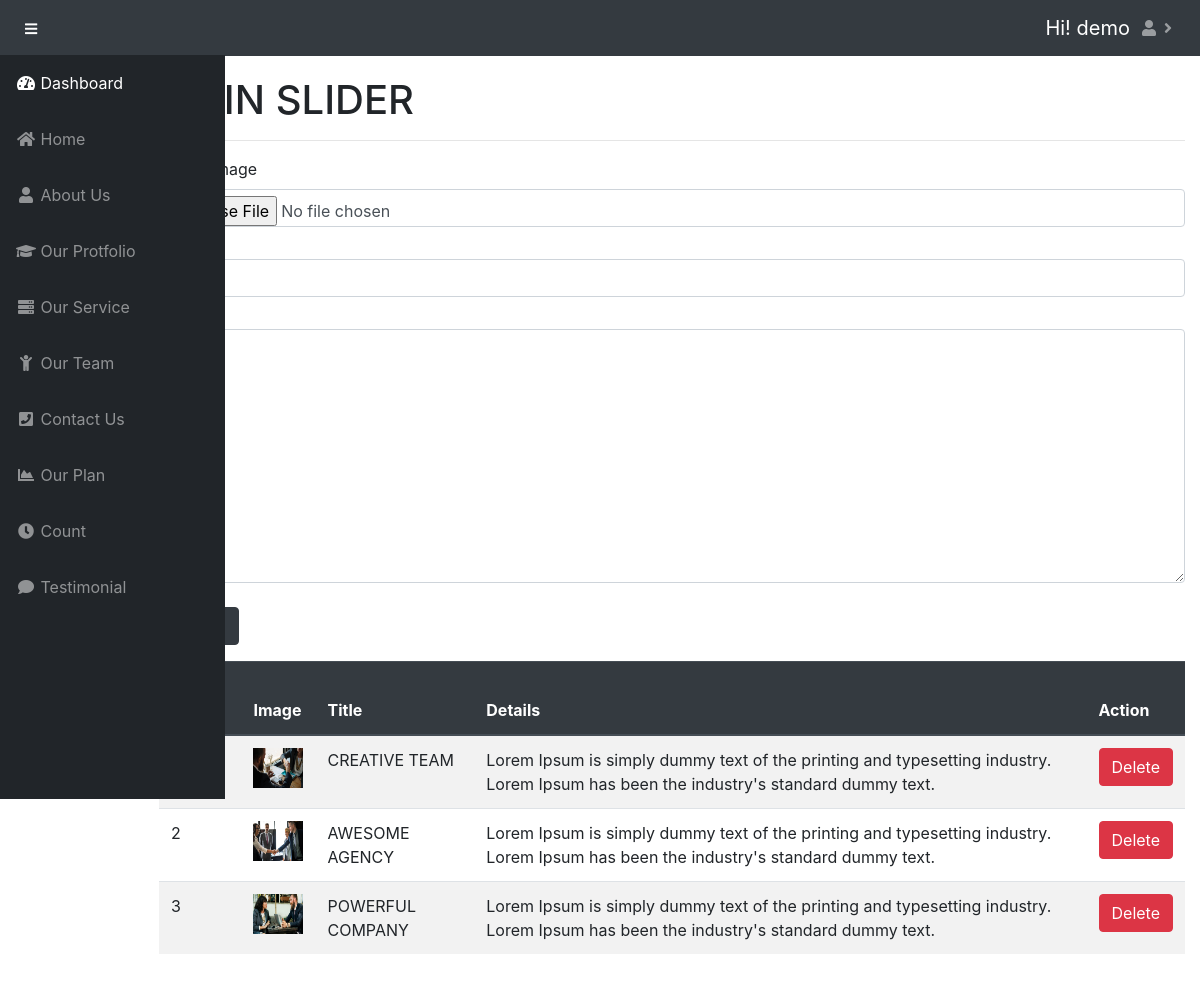
Screenshot of /admin/banner.php (signed in) with the database file from the repository.
### tables this page shows
CREATE TABLE `b_user` (
  `id` int(11) NOT NULL,
  `username` varchar(50) NOT NULL,
  `pass` varchar(50000) NOT NULL
);

CREATE TABLE `b_navigator` (
  `id` int(11) NOT NULL,
  `slag` varchar(20) NOT NULL,
  `menuName` varchar(20) NOT NULL,
  `icon` varchar(58) NOT NULL
);

CREATE TABLE `b_header` (
  `id` int(11) NOT NULL,
  `heading` varchar(40) NOT NULL,
  `subtitle` text NOT NULL,
  `images` text NOT NULL
);

### admin/lib/database.php (called while the page is built, shortened)
<?php
class Database{
    public $host   = DB_HOST;
    public $user   = DB_USER;
    public $pass   = DB_PASS;
    public $dbname = DB_NAME;
    public $link;
    private function connectDB(){
        $this->link = new mysqli($this->host, $this->user, $this->pass, $this->dbname);
    }
    public function select($data){
        $result = $this->link->query($data) or die($this->link->error.__LINE__);
        if ($result->num_rows > 0) {
            return $result;
        } else {
            return false;
        }
    }
}
?>

### admin/banner.php (the view, shortened to what this page needs)
<?php
include 'lib/Database.php';
$db = new Database();
include 'include/head.php';
?>
<div id="content-wrapper">
    <div class="container-fluid">
        <div class="row">
            <div class="col-md-12">
                <h1><?php echo strtoupper('MAIN SLIDER')?></h1>
                <hr>
            </div>
        </div>
        <form action="<?php $_SERVER['PHP_SELF']?>" method="post" enctype="multipart/form-data" class="form-group">
                    <label for="img">Select Image</label>
                    <input class="form-control form-control-file" type="file" name="image" required class="" id="img"/>
                     <label for="ttl">Title</label>
                    <input class="form-control" type="text" name="title" required id="ttl"/>
                    <label for="dtls">Details</label>
                    <textarea class="form-control"  name="details" id="" cols="30" rows="10" required id="dtls"></textarea>
                       <br>
        </form>
<table class="table table-striped">
    <thead class="thead-dark">
        <tr>
            <th>Serial No</th>
            <th>Image</th>
            <th>Title</th>
            <th>Details</th>
            <th>Action</th>
        </tr>
    </thead>
    <?php
    $query = "select * from b_header";
    $getImage = $db->select($query);
    if ($getImage) {
        $i=0;
        while ($result = $getImage->fetch_assoc()) {
        $i++;
        ?>
        <tr>
            <td><?php echo $i; ?></td>
            <td><img src="../image/<?php echo $result['images']; ?>" height="40px"
                     width="50px"/></td>
            <td><?php echo $result['heading'];?></td>
            <td><?php echo $result['subtitle'];?></td>
            <td><a href="?del=<?php echo $result['id']; ?>" class="btn btn-danger">Delete</a></td>
        </tr>
        <?php } } ?>
        </table>
</div>
</div>
<?php
include 'include/footer.php';
?>

### admin/include/head.php (shortened to what this page needs)
<?php
$var = $_SERVER['DOCUMENT_ROOT'];
$path = $var.'/SimplePhpSite';
include $path.'/includes/db/db.php';
$sql = "SELECT * FROM b_user WHERE id=1";
$a_data = mysqli_query($con, $sql);
$row = mysqli_fetch_assoc($a_data);
?>
<!DOCTYPE html>
<html lang="en">
<head>
    <link href="vendor/fontawesome-free/css/all.min.css" rel="stylesheet" type="text/css">
    <link href="vendor/datatables/dataTables.bootstrap4.css" rel="stylesheet">
    <link href="css/sb-admin.css" rel="stylesheet">
</head>
<body id="page-top">
<nav class="navbar navbar-expand navbar-dark bg-dark fixed-top">
    <button class="btn btn-link btn-sm text-white order-1 order-sm-0" id="sidebarToggle" href="#">
        <i class="fas fa-bars"></i>
    </button>
    <ul class="navbar-nav ml-auto">
        <li class="nav-item">
            <a class="navbar-brand mr-1" href="#">Hi! <?php echo $row['username'];?></a>
            </li>
        <li class="nav-item dropdown">
            <a class="nav-link dropdown-toggle" href="#" id="navbarDropdown" role="button" data-toggle="dropdown" aria-haspopup="true" aria-expanded="false">
                <i class="fa fa-user" aria-hidden="true"></i>
            </a>
        </li>
    </ul>
</nav>
<div id="wrapper" style="padding-left: 12%; padding-top: 60px;">
    <ul class="sidebar navbar-nav fixed-top " data-spy="affix" style="margin-top: 55px;">
        <li class="nav-item active">
            <a class="nav-link" href="index.php">
                <i class="fas fa-fw fa-tachometer-alt"></i>
                <span>Dashboard</span>
            </a>
        </li>
        <?php
        $name = 'SELECT * FROM b_navigator';
        $result = $con->query($name);
        while($row = $result->fetch_assoc()) {
            ?>
            <li class="nav-item">
                <a class="nav-link" href="<?php echo $row['slag']?>.php">
                    <i class="<?php echo $row['icon']?>"></i>
                    <span><?php echo $row['menuName']?></span></a>
            </li>
            <?php
        }
        ?>
        <li class="nav-item">
            <a class="nav-link" href="plan.php">
                <i class="fas fa-fw fa-chart-area"></i>
                <span>Our Plan</span></a>
        </li>
        <li class="nav-item">
            <a class="nav-link" href="count.php">
                <i class="fas fa-fw fa-clock"></i>
                <span>Count</span></a>
        </li>
        <li class="nav-item">
            <a class="nav-link" href="testimonial.php">
                <i class="fas fa-fw fa-comment"></i>
                <span>Testimonial</span></a>
        </li>
    </ul>

### rows the page displays
b_user: username "demo"
b_navigator: menuName "Home"
b_navigator: menuName "About Us"
b_navigator: menuName "Our Protfolio"
b_navigator: menuName "Our Service"
b_navigator: menuName "Our Team"
b_navigator: menuName "Contact Us"
b_header: images (picture), heading "CREATIVE TEAM", subtitle "Lorem Ipsum is simply dummy text of the printing and typesetting industry. Lorem Ipsum has been the industry's standard dummy text."
b_header: images (picture), heading "AWESOME AGENCY", subtitle "Lorem Ipsum is simply dummy text of the printing and typesetting industry. Lorem Ipsum has been the industry's standard dummy text."
b_header: images (picture), heading "POWERFUL COMPANY", subtitle "Lorem Ipsum is simply dummy text of the printing and typesetting industry. Lorem Ipsum has been the industry's standard dummy text."
